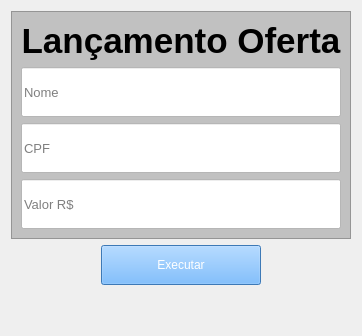
                <widget class="QWidget" name="tab_3">
                 <attribute name="title">
                  <string>Lançar</string>
                 </attribute>
                 <layout class="QVBoxLayout" name="verticalLayout_12">
                  <item>
                   <widget class="QFrame" name="frame_6">
                    <property name="styleSheet">
                     <string notr="true">background-color: rgb(193, 193, 193);</string>
                    </property>
                    <property name="frameShape">
                     <enum>QFrame::StyledPanel</enum>
                    </property>
                    <property name="frameShadow">
                     <enum>QFrame::Raised</enum>
                    </property>
                    <layout class="QGridLayout" name="gridLayout_5">
                     <item row="0" column="0">
                      <widget class="QLabel" name="ibs_lancamentoofertas">
                       <property name="text">
                        <string>&lt;html&gt;&lt;head/&gt;&lt;body&gt;&lt;p align=&quot;center&quot;&gt;&lt;span style=&quot; font-size:26pt; font-weight:600;&quot;&gt;Lançamento Oferta&lt;/span&gt;&lt;/p&gt;&lt;/body&gt;&lt;/html&gt;</string>
                       </property>
                      </widget>
                     </item>
                     <item row="1" column="0">
                      <widget class="QLineEdit" name="txt_nome2">
                       <property name="minimumSize">
                        <size>
                         <width>0</width>
                         <height>50</height>
                        </size>
                       </property>
                       <property name="font">
                        <font>
                         <pointsize>10</pointsize>
                         <weight>50</weight>
                         <bold>false</bold>
                        </font>
                       </property>
                       <property name="styleSheet">
                        <string notr="true">background-color: rgb(255, 255, 255);</string>
                       </property>
                       <property name="text">
                        <string/>
                       </property>
                       <property name="placeholderText">
                        <string>Nome</string>
                       </property>
                      </widget>
                     </item>
                     <item row="2" column="0">
                      <widget class="QLineEdit" name="txt_cpf2">
                       <property name="minimumSize">
                        <size>
                         <width>0</width>
                         <height>50</height>
                        </size>
                       </property>
                       <property name="font">
                        <font>
                         <pointsize>10</pointsize>
                        </font>
                       </property>
                       <property name="styleSheet">
                        <string notr="true">background-color: rgb(255, 255, 255);</string>
                       </property>
                       <property name="text">
                        <string/>
                       </property>
                       <property name="placeholderText">
                        <string>CPF</string>
                       </property>
                      </widget>
                     </item>
                     <item row="3" column="0">
                      <widget class="QLineEdit" name="txt_valor2">
                       <property name="minimumSize">
                        <size>
                         <width>0</width>
                         <height>50</height>
                        </size>
                       </property>
                       <property name="font">
                        <font>
                         <pointsize>10</pointsize>
                        </font>
                       </property>
                       <property name="styleSheet">
                        <string notr="true">background-color: rgb(255, 255, 255);</string>
                       </property>
                       <property name="text">
                        <string/>
                       </property>
                       <property name="placeholderText">
                        <string>Valor R$</string>
                       </property>
                      </widget>
                     </item>
                    </layout>
                   </widget>
                  </item>
                  <item alignment="Qt::AlignHCenter">
                   <widget class="QPushButton" name="btn_executar2">
                    <property name="minimumSize">
                     <size>
                      <width>160</width>
                      <height>40</height>
                     </size>
                    </property>
                    <property name="cursor">
                     <cursorShape>PointingHandCursor</cursorShape>
                    </property>
                    <property name="styleSheet">
                     <string notr="true">QPushButton:hover{
	color: rgb(0, 0, 0);
	backgroud-color: rgb(147, 147, 147)
}

QPushButton{
background-color: rgb(85, 170, 255);
	color: rgb(255, 255, 255);
	font: 15pt &quot;MS Shell Dlg 2&quot;;
}</string>
                    </property>
                    <property name="text">
                     <string>Executar</string>
                    </property>
                   </widget>
                  </item>
                  <item>
                   <spacer name="verticalSpacer_5">
                    <property name="orientation">
                     <enum>Qt::Vertical</enum>
                    </property>
                    <property name="sizeHint" stdset="0">
                     <size>
                      <width>20</width>
                      <height>40</height>
                     </size>
                    </property>
                   </spacer>
                  </item>
                 </layout>
                </widget>
